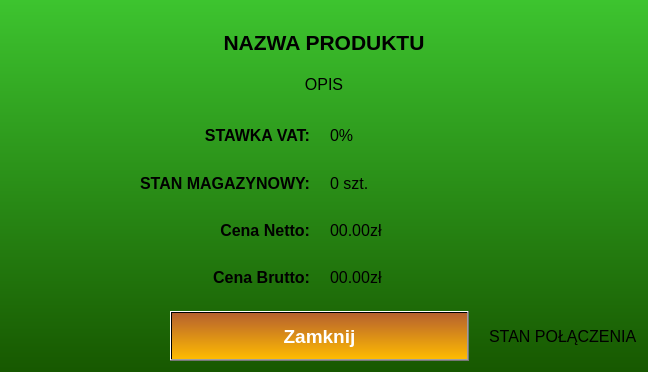
<?xml version="1.0" encoding="UTF-8"?>
<ui version="4.0">
 <class>produkt_info</class>
 <widget class="QDialog" name="produkt_info">
  <property name="geometry">
   <rect>
    <x>0</x>
    <y>0</y>
    <width>648</width>
    <height>372</height>
   </rect>
  </property>
  <property name="windowTitle">
   <string>Dialog</string>
  </property>
  <property name="styleSheet">
   <string notr="true">#produkt_info{background-color: qlineargradient(spread:pad, x1:0, y1:0, x2:0, y2:1, stop:0 rgba(61, 196, 47, 255), stop:1 rgba(23, 88, 0, 255));}</string>
  </property>
  <layout class="QGridLayout" name="gridLayout">
   <property name="topMargin">
    <number>30</number>
   </property>
   <property name="spacing">
    <number>20</number>
   </property>
   <item row="8" column="1" colspan="2">
    <widget class="QPushButton" name="pushButton">
     <property name="minimumSize">
      <size>
       <width>0</width>
       <height>50</height>
      </size>
     </property>
     <property name="font">
      <font>
       <family>Arial</family>
       <pointsize>14</pointsize>
       <weight>75</weight>
       <bold>true</bold>
      </font>
     </property>
     <property name="styleSheet">
      <string notr="true">background-color: qlineargradient(spread:pad, x1:0, y1:1, x2:0, y2:0, stop:0 rgba(255, 187, 0, 255), stop:1 rgba(182, 97, 46, 255));color:white;</string>
     </property>
     <property name="text">
      <string>Zamknij</string>
     </property>
    </widget>
   </item>
   <item row="3" column="0">
    <spacer name="horizontalSpacer">
     <property name="orientation">
      <enum>Qt::Horizontal</enum>
     </property>
     <property name="sizeHint" stdset="0">
      <size>
       <width>40</width>
       <height>20</height>
      </size>
     </property>
    </spacer>
   </item>
   <item row="5" column="2" colspan="2">
    <widget class="QLabel" name="label_ilosc">
     <property name="font">
      <font>
       <family>Arial</family>
       <pointsize>12</pointsize>
      </font>
     </property>
     <property name="text">
      <string>0 szt.</string>
     </property>
    </widget>
   </item>
   <item row="3" column="3">
    <spacer name="horizontalSpacer_3">
     <property name="orientation">
      <enum>Qt::Horizontal</enum>
     </property>
     <property name="sizeHint" stdset="0">
      <size>
       <width>40</width>
       <height>20</height>
      </size>
     </property>
    </spacer>
   </item>
   <item row="6" column="2" colspan="2">
    <widget class="QLabel" name="label_netto">
     <property name="font">
      <font>
       <family>Arial</family>
       <pointsize>12</pointsize>
      </font>
     </property>
     <property name="text">
      <string>00.00zł</string>
     </property>
    </widget>
   </item>
   <item row="7" column="2" colspan="2">
    <widget class="QLabel" name="label_brutto">
     <property name="font">
      <font>
       <family>Arial</family>
       <pointsize>12</pointsize>
      </font>
     </property>
     <property name="text">
      <string>00.00zł</string>
     </property>
    </widget>
   </item>
   <item row="7" column="0" colspan="2">
    <widget class="QLabel" name="label_brutto_opis">
     <property name="font">
      <font>
       <family>Arial</family>
       <pointsize>12</pointsize>
       <weight>75</weight>
       <bold>true</bold>
      </font>
     </property>
     <property name="text">
      <string>Cena Brutto:</string>
     </property>
     <property name="alignment">
      <set>Qt::AlignRight|Qt::AlignTrailing|Qt::AlignVCenter</set>
     </property>
    </widget>
   </item>
   <item row="5" column="0" colspan="2">
    <widget class="QLabel" name="label_ilosc_opis">
     <property name="font">
      <font>
       <family>Arial</family>
       <pointsize>12</pointsize>
       <weight>75</weight>
       <bold>true</bold>
      </font>
     </property>
     <property name="text">
      <string>STAN MAGAZYNOWY:</string>
     </property>
     <property name="alignment">
      <set>Qt::AlignRight|Qt::AlignTrailing|Qt::AlignVCenter</set>
     </property>
    </widget>
   </item>
   <item row="6" column="0" colspan="2">
    <widget class="QLabel" name="label_netto_opis">
     <property name="font">
      <font>
       <family>Arial</family>
       <pointsize>12</pointsize>
       <weight>75</weight>
       <bold>true</bold>
      </font>
     </property>
     <property name="text">
      <string>Cena Netto:</string>
     </property>
     <property name="alignment">
      <set>Qt::AlignRight|Qt::AlignTrailing|Qt::AlignVCenter</set>
     </property>
    </widget>
   </item>
   <item row="2" column="0" colspan="4">
    <widget class="QLabel" name="label_opis">
     <property name="font">
      <font>
       <family>Arial</family>
       <pointsize>12</pointsize>
      </font>
     </property>
     <property name="text">
      <string>OPIS</string>
     </property>
     <property name="alignment">
      <set>Qt::AlignHCenter|Qt::AlignTop</set>
     </property>
    </widget>
   </item>
   <item row="1" column="0" colspan="4">
    <widget class="QLabel" name="label_nazwa">
     <property name="sizePolicy">
      <sizepolicy hsizetype="Preferred" vsizetype="Maximum">
       <horstretch>0</horstretch>
       <verstretch>0</verstretch>
      </sizepolicy>
     </property>
     <property name="font">
      <font>
       <family>Arial</family>
       <pointsize>16</pointsize>
       <weight>75</weight>
       <bold>true</bold>
      </font>
     </property>
     <property name="text">
      <string>NAZWA PRODUKTU</string>
     </property>
     <property name="alignment">
      <set>Qt::AlignHCenter|Qt::AlignTop</set>
     </property>
    </widget>
   </item>
   <item row="8" column="3">
    <widget class="QLabel" name="label_info">
     <property name="font">
      <font>
       <family>Arial</family>
       <pointsize>12</pointsize>
      </font>
     </property>
     <property name="text">
      <string>STAN POŁĄCZENIA</string>
     </property>
    </widget>
   </item>
   <item row="3" column="1">
    <widget class="QLabel" name="label_vat_opis">
     <property name="sizePolicy">
      <sizepolicy hsizetype="Expanding" vsizetype="Preferred">
       <horstretch>0</horstretch>
       <verstretch>0</verstretch>
      </sizepolicy>
     </property>
     <property name="font">
      <font>
       <family>Arial</family>
       <pointsize>12</pointsize>
       <weight>75</weight>
       <bold>true</bold>
      </font>
     </property>
     <property name="text">
      <string>STAWKA VAT:</string>
     </property>
     <property name="alignment">
      <set>Qt::AlignRight|Qt::AlignTrailing|Qt::AlignVCenter</set>
     </property>
    </widget>
   </item>
   <item row="3" column="2">
    <widget class="QLabel" name="label_vat">
     <property name="sizePolicy">
      <sizepolicy hsizetype="Expanding" vsizetype="Preferred">
       <horstretch>0</horstretch>
       <verstretch>0</verstretch>
      </sizepolicy>
     </property>
     <property name="font">
      <font>
       <family>Arial</family>
       <pointsize>12</pointsize>
      </font>
     </property>
     <property name="text">
      <string>0%</string>
     </property>
    </widget>
   </item>
  </layout>
 </widget>
 <resources/>
 <connections/>
</ui>
